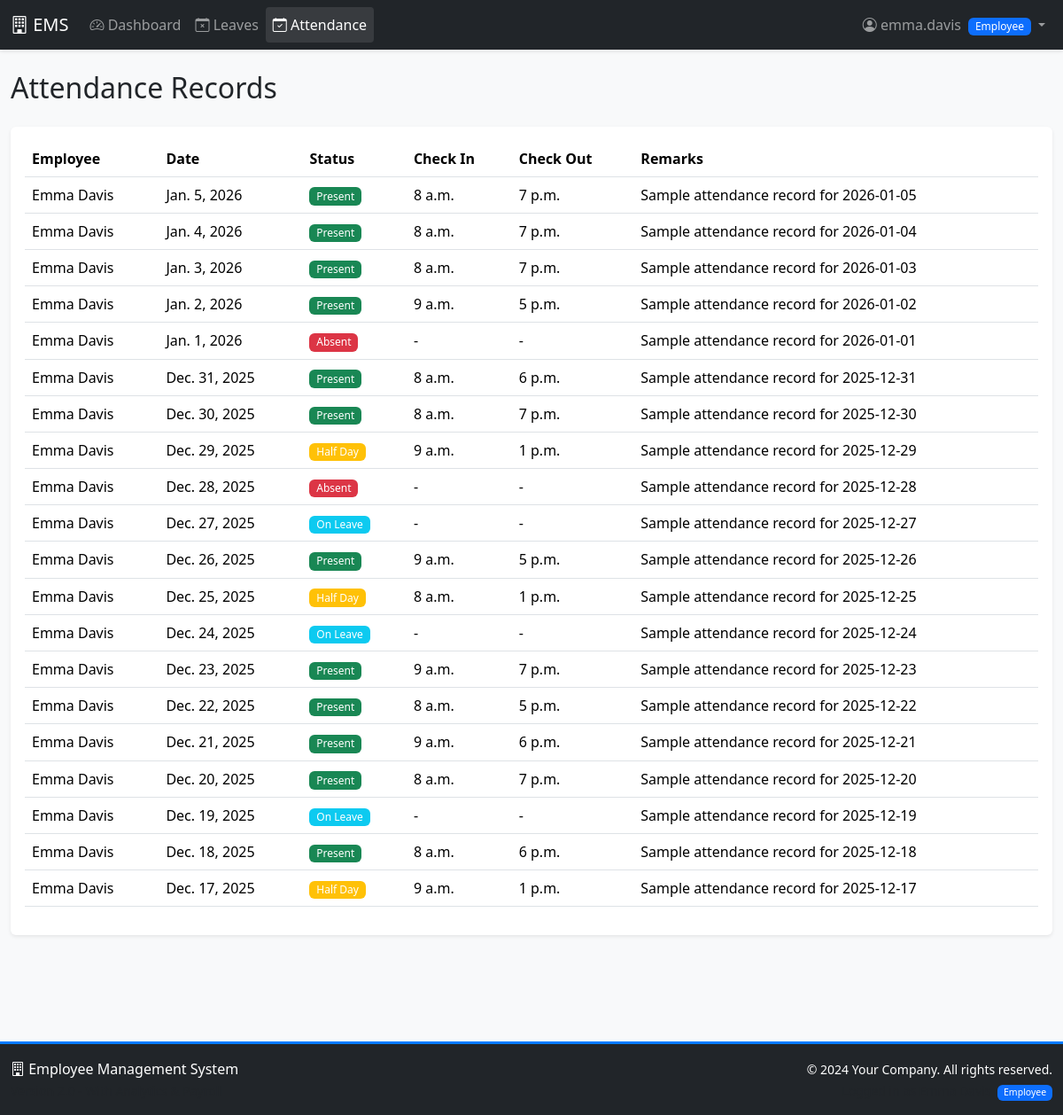
The app's page /employees/attendance/ (signed in) with its own data.
### accounts/models.py (models this page shows, shortened)
class UserProfile(models.Model):
    ROLE_CHOICES = [
        ('admin', 'Admin'),
        ('manager', 'Manager'),
        ('employee', 'Employee'),
    ]
    user = models.OneToOneField(User, on_delete=models.CASCADE, related_name='profile')
    role = models.CharField(max_length=20, choices=ROLE_CHOICES, default='employee')
    phone = models.CharField(max_length=15, blank=True)
    address = models.TextField(blank=True)

### employees/models.py (models this page shows, shortened)
class Attendance(models.Model):
    STATUS_CHOICES = [
        ('present', 'Present'),
        ('absent', 'Absent'),
        ('half_day', 'Half Day'),
        ('leave', 'On Leave'),
    ]
    employee = models.ForeignKey(Employee, on_delete=models.CASCADE, related_name='attendance_records')
    date = models.DateField()
    status = models.CharField(max_length=20, choices=STATUS_CHOICES)
    check_in = models.TimeField(null=True, blank=True)
    check_out = models.TimeField(null=True, blank=True)
    remarks = models.TextField(blank=True)
    created_at = models.DateTimeField(auto_now_add=True)
    class Meta:
        unique_together = ['employee', 'date']
        ordering = ['-date']

class Employee(models.Model):
    DEPARTMENT_CHOICES = [
        ('IT', 'Information Technology'),
        ('HR', 'Human Resources'),
        ('FIN', 'Finance'),
        ('MKT', 'Marketing'),
        ('OPS', 'Operations'),
    ]
    user = models.OneToOneField(User, on_delete=models.CASCADE, related_name='employee')
    employee_id = models.CharField(max_length=10, unique=True)
    department = models.CharField(max_length=50, choices=DEPARTMENT_CHOICES)
    designation = models.CharField(max_length=100)
    date_of_birth = models.DateField()
    date_of_joining = models.DateField()
    salary = models.DecimalField(max_digits=10, decimal_places=2)
    phone = models.CharField(max_length=15)
    address = models.TextField()
    photo = models.ImageField(upload_to='employee_photos/', blank=True, null=True)
    is_active = models.BooleanField(default=True)
    created_at = models.DateTimeField(auto_now_add=True)
    updated_at = models.DateTimeField(auto_now=True)
    basic_salary = models.DecimalField(max_digits=10, decimal_places=2, default=0)
    hra = models.DecimalField(max_digits=10, decimal_places=2, default=0, help_text="House Rent Allowance")
    transport_allowance = models.DecimalField(max_digits=10, decimal_places=2, default=0)
    medical_allowance = models.DecimalField(max_digits=10, decimal_places=2, default=0)

### employees/views.py (the view)
# urls.py: path('attendance/', views.attendance_list, name='attendance_list'),
@login_required
def attendance_list(request):
    user_role = getattr(request.user.profile, 'role', 'employee') if hasattr(request.user, 'profile') else 'employee'
    if user_role in ['admin', 'manager']:
        attendance = Attendance.objects.select_related('employee__user').all()[:100]
    else:
        attendance = Attendance.objects.filter(employee=request.user.employee)[:30]
    return render(request, 'employees/attendance_list.html', {'attendance': attendance})

### templates/employees/attendance_list.html (shortened to what this page needs)
{% extends 'base.html' %}
{% block content %}
<div class="row mb-3">
    <div class="col-md-6">
        <h2>Attendance Records</h2>
    </div>
    <div class="col-md-6 text-end">
    </div>
</div>
<div class="card">
    <div class="card-body">
        <div class="table-responsive">
            <table class="table table-hover">
                <thead>
                    <tr>
                        <th>Employee</th>
                        <th>Date</th>
                        <th>Status</th>
                        <th>Check In</th>
                        <th>Check Out</th>
                        <th>Remarks</th>
                    </tr>
                </thead>
                <tbody>
                    {% for record in attendance %}
                    <tr>
                        <td>{{ record.employee.user.get_full_name }}</td>
                        <td>{{ record.date }}</td>
                        <td>
                            <span class="badge bg-{% if record.status == 'present' %}success{% elif record.status == 'absent' %}danger{% elif record.status == 'half_day' %}warning{% else %}info{% endif %}">
                                {{ record.get_status_display }}
                            </span>
                        </td>
                        <td>{{ record.check_in|default:"-" }}</td>
                        <td>{{ record.check_out|default:"-" }}</td>
                        <td>{{ record.remarks|truncatewords:5 }}</td>
                    </tr>
                    {% empty %}
                    <tr>
                        <td colspan="6" class="text-center">No attendance records found</td>
                    </tr>
                    {% endfor %}
                </tbody>
            </table>
        </div>
    </div>
</div>
{% endblock %}

### templates/base.html (shortened to what this page needs)
<!DOCTYPE html>
<html lang="en">
<head>
    <link href="https://cdn.jsdelivr.net/npm/bootstrap@5.3.2/dist/css/bootstrap.min.css" rel="stylesheet">
    <link rel="stylesheet" href="https://cdn.jsdelivr.net/npm/bootstrap-icons@1.11.1/font/bootstrap-icons.css">
    {% load static %}
    <link rel="stylesheet" href="{% static 'css/custom.css' %}">
</head>
<body>
    <nav class="navbar navbar-expand-lg navbar-dark bg-dark">
        <div class="container-fluid">
            <a class="navbar-brand" href="{% url 'dashboard' %}">
                <i class="bi bi-building"></i> EMS
            </a>
            <div class="collapse navbar-collapse" id="navbarNav">
                <ul class="navbar-nav me-auto">
                    {% if user.is_authenticated %}
                        <li class="nav-item">
                            <a class="nav-link {% if request.resolver_match.url_name == 'dashboard' %}active{% endif %}"
                               href="{% url 'dashboard' %}">
                                <i class="bi bi-speedometer2"></i> Dashboard
                            </a>
                        </li>
                        <li class="nav-item">
                            <a class="nav-link {% if '/leaves' in request.path %}active{% endif %}"
                               href="{% url 'employees:leave_list' %}">
                                <i class="bi bi-calendar-x"></i> Leaves
                            </a>
                        </li>
                        <li class="nav-item">
                            <a class="nav-link {% if '/attendance' in request.path %}active{% endif %}"
                               href="{% url 'employees:attendance_list' %}">
                                <i class="bi bi-calendar-check"></i> Attendance
                            </a>
                        </li>
                    {% endif %}
                </ul>
                <ul class="navbar-nav">
                    {% if user.is_authenticated %}
                        <li class="nav-item dropdown">
                            <a class="nav-link dropdown-toggle" href="#" id="userDropdown" role="button" data-bs-toggle="dropdown">
                                <i class="bi bi-person-circle"></i> {{ user.username }}
                                <span class="badge bg-{% if user.profile.role == 'admin' %}danger{% elif user.profile.role == 'manager' %}warning{% else %}primary{% endif %} ms-1">
                                    {{ user.profile.get_role_display }}
                                </span>
                            </a>
                        </li>
                    {% else %}
                        <li class="nav-item">
                            <a class="nav-link" href="{% url 'accounts:login' %}">
                                <i class="bi bi-box-arrow-in-right"></i> Login
                            </a>
                        </li>
                    {% endif %}
                </ul>
            </div>
        </div>
    </nav>
    <div class="container-fluid mt-4 mb-5">
        {% block content %}{% endblock %}
    </div>
    <footer class="bg-dark text-white py-3 mt-5">
        <div class="container-fluid">
            <div class="row">
                <div class="col-md-6 text-center text-md-start">
                    <p class="mb-0">
                        <i class="bi bi-building"></i> Employee Management System
                    </p>
                    <small class="text-muted">Version 2.0 - With Analytics & Payroll</small>
                </div>
                <div class="col-md-6 text-center text-md-end">
                    <p class="mb-0">
                        <small>&copy; 2024 Your Company. All rights reserved.</small>
                    </p>
                    {% if user.is_authenticated %}
                    <small class="text-muted">
                        <span class="badge bg-{% if user.profile.role == 'admin' %}danger{% elif user.profile.role == 'manager' %}warning{% else %}primary{% endif %} ms-1">
                            {{ user.profile.get_role_display }}
                        </span>
                    </small>
                    {% endif %}
                </div>
            </div>
        </div>
    </footer>
    {% load static %}
</body>
</html>

### static/css/custom.css (style rules this page uses)
body { font-family: 'Segoe UI', Tahoma, Geneva, Verdana, sans-serif; background-color: #f8f9fa; min-height: 100vh; display: flex; flex-direction: column; }
.container-fluid { flex: 1; }
.card { box-shadow: 0 0.125rem 0.25rem rgba(0, 0, 0, 0.075); border: none; margin-bottom: 1.5rem; transition: transform 0.2s, box-shadow 0.2s; }
.navbar { box-shadow: 0 2px 4px rgba(0,0,0,.1); }
.nav-link.active { background-color: rgba(255,255,255,0.1); border-radius: 0.25rem; }
.table { background-color: white; }
.badge { padding: 0.35em 0.65em; font-weight: 500; }
footer { margin-top: auto; border-top: 3px solid #007bff; }

### records on screen
Attendance: employee.user.get_full_name "Emma Davis", date "Jan. 5, 2026", status "Present", check_in "8 a.m.", check_out "7 p.m.", remarks "Sample attendance record for 2026-01-05"
Attendance: employee.user.get_full_name "Emma Davis", date "Jan. 4, 2026", status "Present", check_in "8 a.m.", check_out "7 p.m.", remarks "Sample attendance record for 2026-01-04"
Attendance: employee.user.get_full_name "Emma Davis", date "Jan. 3, 2026", status "Present", check_in "8 a.m.", check_out "7 p.m.", remarks "Sample attendance record for 2026-01-03"
Attendance: employee.user.get_full_name "Emma Davis", date "Jan. 2, 2026", status "Present", check_in "9 a.m.", check_out "5 p.m.", remarks "Sample attendance record for 2026-01-02"
Attendance: employee.user.get_full_name "Emma Davis", date "Jan. 1, 2026", status "Absent", check_in "-", check_out "-", remarks "Sample attendance record for 2026-01-01"
Attendance: employee.user.get_full_name "Emma Davis", date "Dec. 31, 2025", status "Present", check_in "8 a.m.", check_out "6 p.m.", remarks "Sample attendance record for 2025-12-31"
Attendance: employee.user.get_full_name "Emma Davis", date "Dec. 30, 2025", status "Present", check_in "8 a.m.", check_out "7 p.m.", remarks "Sample attendance record for 2025-12-30"
Attendance: employee.user.get_full_name "Emma Davis", date "Dec. 29, 2025", status "Half Day", check_in "9 a.m.", check_out "1 p.m.", remarks "Sample attendance record for 2025-12-29"
Attendance: employee.user.get_full_name "Emma Davis", date "Dec. 28, 2025", status "Absent", check_in "-", check_out "-", remarks "Sample attendance record for 2025-12-28"
Attendance: employee.user.get_full_name "Emma Davis", date "Dec. 27, 2025", status "On Leave", check_in "-", check_out "-", remarks "Sample attendance record for 2025-12-27"
Attendance: employee.user.get_full_name "Emma Davis", date "Dec. 26, 2025", status "Present", check_in "9 a.m.", check_out "5 p.m.", remarks "Sample attendance record for 2025-12-26"
Attendance: employee.user.get_full_name "Emma Davis", date "Dec. 25, 2025", status "Half Day", check_in "8 a.m.", check_out "1 p.m.", remarks "Sample attendance record for 2025-12-25"
Attendance: employee.user.get_full_name "Emma Davis", date "Dec. 24, 2025", status "On Leave", check_in "-", check_out "-", remarks "Sample attendance record for 2025-12-24"
Attendance: employee.user.get_full_name "Emma Davis", date "Dec. 23, 2025", status "Present", check_in "9 a.m.", check_out "7 p.m.", remarks "Sample attendance record for 2025-12-23"
Attendance: employee.user.get_full_name "Emma Davis", date "Dec. 22, 2025", status "Present", check_in "8 a.m.", check_out "5 p.m.", remarks "Sample attendance record for 2025-12-22"
Attendance: employee.user.get_full_name "Emma Davis", date "Dec. 21, 2025", status "Present", check_in "9 a.m.", check_out "6 p.m.", remarks "Sample attendance record for 2025-12-21"
Attendance: employee.user.get_full_name "Emma Davis", date "Dec. 20, 2025", status "Present", check_in "8 a.m.", check_out "7 p.m.", remarks "Sample attendance record for 2025-12-20"
Attendance: employee.user.get_full_name "Emma Davis", date "Dec. 19, 2025", status "On Leave", check_in "-", check_out "-", remarks "Sample attendance record for 2025-12-19"
Attendance: employee.user.get_full_name "Emma Davis", date "Dec. 18, 2025", status "Present", check_in "8 a.m.", check_out "6 p.m.", remarks "Sample attendance record for 2025-12-18"
Attendance: employee.user.get_full_name "Emma Davis", date "Dec. 17, 2025", status "Half Day", check_in "9 a.m.", check_out "1 p.m.", remarks "Sample attendance record for 2025-12-17"

### other values on screen
{{ user.username }} "emma.davis"
{{ user.profile.get_role_display }} "Employee"
